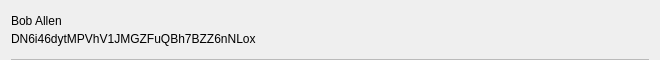
<?xml version="1.0" encoding="UTF-8"?>
<ui version="4.0">
 <class>ContactDropdownRow</class>
 <widget class="QWidget" name="ContactDropdownRow">
  <property name="geometry">
   <rect>
    <x>0</x>
    <y>0</y>
    <width>660</width>
    <height>60</height>
   </rect>
  </property>
  <property name="minimumSize">
   <size>
    <width>0</width>
    <height>60</height>
   </size>
  </property>
  <property name="windowTitle">
   <string notr="true">N/A</string>
  </property>
  <layout class="QVBoxLayout" name="verticalLayout">
   <property name="spacing">
    <number>0</number>
   </property>
   <property name="topMargin">
    <number>0</number>
   </property>
   <property name="bottomMargin">
    <number>0</number>
   </property>
   <item>
    <widget class="QWidget" name="rowContainer" native="true">
     <property name="styleSheet">
      <string notr="true"/>
     </property>
     <layout class="QHBoxLayout" name="horizontalLayout">
      <property name="spacing">
       <number>0</number>
      </property>
      <property name="leftMargin">
       <number>0</number>
      </property>
      <property name="topMargin">
       <number>0</number>
      </property>
      <property name="rightMargin">
       <number>0</number>
      </property>
      <property name="bottomMargin">
       <number>0</number>
      </property>
      <item>
       <layout class="QVBoxLayout" name="verticalLayout_2">
        <property name="spacing">
         <number>0</number>
        </property>
        <property name="topMargin">
         <number>12</number>
        </property>
        <property name="bottomMargin">
         <number>12</number>
        </property>
        <item>
         <widget class="QLabel" name="lblLabel">
          <property name="styleSheet">
           <string notr="true"/>
          </property>
          <property name="text">
           <string notr="true">Bob Allen</string>
          </property>
         </widget>
        </item>
        <item>
         <widget class="QLabel" name="lblAddress">
          <property name="styleSheet">
           <string notr="true"/>
          </property>
          <property name="text">
           <string notr="true">DN6i46dytMPVhV1JMGZFuQBh7BZZ6nNLox</string>
          </property>
         </widget>
        </item>
       </layout>
      </item>
     </layout>
    </widget>
   </item>
   <item>
    <widget class="QLabel" name="lblDivisory">
     <property name="minimumSize">
      <size>
       <width>0</width>
       <height>1</height>
      </size>
     </property>
     <property name="maximumSize">
      <size>
       <width>16777215</width>
       <height>1</height>
      </size>
     </property>
     <property name="styleSheet">
      <string notr="true">background-color:#bababa;</string>
     </property>
     <property name="text">
      <string/>
     </property>
     <property name="alignment">
      <set>Qt::AlignBottom|Qt::AlignLeading|Qt::AlignLeft</set>
     </property>
    </widget>
   </item>
  </layout>
 </widget>
 <resources/>
 <connections/>
</ui>
